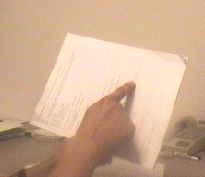
#> input picture hw6/input.bmp, 205 x 177 px
$ python mp6.py   (Python 2 division)
#> lines starting #> are read from the running program, lines starting #| are printed output that depends on the picture; after the words box and inside, x2 and y2 are one past the last pixel; in counts of white or black regions, pixels touching at a corner belong together
import numpy as np
import scipy.signal
from scipy import ndimage
from PIL import Image
import math
import matplotlib.pyplot as plt
import sys
import cv2

NEIGHBORS = [(0, 1), (-1, 1), (-1, 0), (-1, -1), (0, -1), (1, -1), (1, 0), (1, 1)]


# [5 lines left out: function print_histogram, not called in this run]

def in_bounds(row, col, width, height):
    return row >= 0 and row < height and col >= 0 and col < width

# [8 lines left out: function get_all_neighbors, not called in this run]

def generate_accumulator(image, quant):
    width = len(image[0])
    height = len(image)
    H = {}

    for row in range(height):
        for col in range(width):
            # print row, col
            if image[row][col] == 255:
                thetas = []
                rs = []

                for t in np.arange(-90, 90, quant):
                    theta = t * math.pi / 180
                    r = int(math.cos(theta) * col + math.sin(theta) * row)
                    key = (r, t)

                    thetas.append(t)
                    rs.append(r)

                    if key in H:
                        H[key] += 1
                    else:
                        H[key] = 1
    return H

def param_space(hist, quant):
    min_key_value = float('inf')
    max_key_value = 0

    for key in hist:
        if key[0] < min_key_value:
            min_key_value = key[0]
        if key[0] > max_key_value:
            max_key_value = key[0]

    print min_key_value
    print max_key_value

    r_range = abs(min_key_value) + max_key_value + 1

    matrix = [[0 for x in xrange(r_range)] for x in xrange(int(181 / quant))]

    max_H = np.max(hist.values())

    for key in hist:
        matrix[int((key[1] + 90) / quant)][key[0] + abs(min_key_value)] = hist[key]
    return matrix, max_H, min_key_value

def significant_intersection(matrix, threshold, max_hist):
    for row in range(len(matrix)):
        for col in range(len(matrix[0])):
            if matrix[row][col] > threshold * max_hist:
                neighbors = get_all_neighbors(row, col, matrix)

                check = True

                for neighbor in neighbors:
                    neighbor_row = neighbor[0]
                    neighbor_col = neighbor[1]

                    if matrix[row][col] <= matrix[neighbor_row][neighbor_col]:
                        check = False

                if not check:
                    matrix[row][col] = 0
            else:
                matrix[row][col] = 0
    return matrix

def hough_transform(image, quant, threshold):
    H = generate_accumulator(image, quant)
    matrix, max_hist, min_key_value = param_space(H, quant)
    matrix = significant_intersection(matrix, threshold, max_hist)

    for row in range(len(matrix)):
        for col in range(len(matrix[row])):
            if matrix[row][col] != 0:
                print col - abs(min_key_value), row * quant - 90
                draw_line(image, col - abs(min_key_value), row * quant - 90)


    array = np.array(image).astype(np.uint8)
    image = Image.fromarray(array)
    image.save('thresholded.bmp', 'bmp')

                    # [47 lines of commented-out code are left out]

# [53 lines left out: functions draw_line, probability_mass_function, cumulative_distributive_function, histogram_equalization, histogram, read_image, not called in this run]

sys.setrecursionlimit(100000)

# Canny Edge Detector
img = cv2.imread('input.bmp',0)
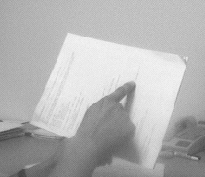
#> img: shape (177, 205); min 63, max 245, mean 179
edges = cv2.Canny(img,50,200)
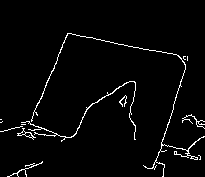
#> edges: shape (177, 205); 2.9% white in thin lines or dots, all inside (x1, y1, x2, y2) = (0, 33, 205, 177)
hough_transform(edges, 1, 0.7)
#> in generate_accumulator, `width = len(image[0])`: width = 205
#> in generate_accumulator, `height = len(image)`: height = 177
#> in hough_transform, `H = generate_accumulator(image, quant)`: H = 33596 items
#> the loop in param_space, `for key in hist:` made 33596 passes
#> (key, max_key_value) on passes 28 to 39: ((1, -63), 1), ((2, -62), 2), ((3, -61), 3), ((4, -60), 4), ((6, -59), 6), ((7, -58), 7), ((8, -57), 8), ((10, -56), 10), ((11, -55), 11), ((12, -54), 12), ((13, -53), 13), ((15, -52), 15)
#> (key, min_key_value) on pass 1: ((-32, -90), -32)
#> after the loop in param_space, `for key in hist:`: max_key_value = 255; min_key_value = -176
#| -176
#| 255
#> in param_space, `r_range = abs(min_key_value) + max_key_value + 1`: r_range = 432
#> in param_space, `matrix = [[0 for x in xrange(r_range)] for x in xrange(int(181 / quant..`: matrix = 181 items
#> the loop in param_space, `for key in hist:` made 33596 passes
#> key on passes 1 to 3: (-32, -90), (-31, -89), (-30, -88)
#> in hough_transform, `matrix, max_hist, min_key_value = param_space(H, quant)`: min_key_value = -176
#> the loop in significant_intersection, `for row in range(len(matrix)):` made 1 pass
#> after the loop in significant_intersection, `for row in range(len(matrix)):`: matrix = 181 items
#> (the run stopped early here; a loop or call above may not have finished)
